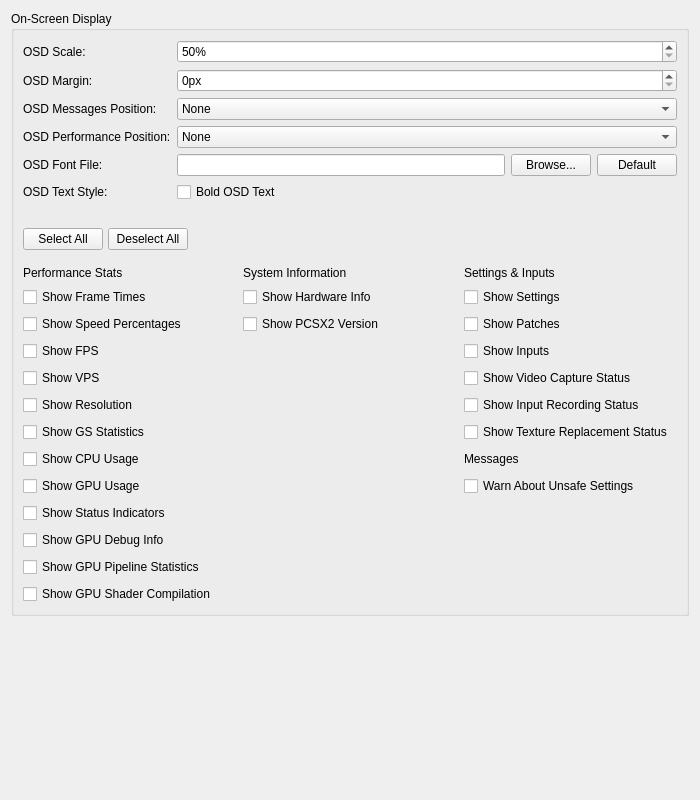
<?xml version="1.0" encoding="UTF-8"?>
<ui version="4.0">
 <class>OSDSettingsWidget</class>
 <widget class="QWidget" name="OSDSettingsWidget">
  <property name="geometry">
   <rect>
    <x>0</x>
    <y>0</y>
    <width>700</width>
    <height>800</height>
   </rect>
  </property>
  <property name="windowTitle">
   <string/>
  </property>
  <layout class="QVBoxLayout" name="verticalLayout">
   <item>
    <widget class="QGroupBox" name="layout">
     <property name="title">
      <string>On-Screen Display</string>
     </property>
     <layout class="QGridLayout" name="gridLayout">
      <item row="0" column="0">
       <widget class="QLabel" name="scaleLabel">
        <property name="text">
         <string>OSD Scale:</string>
        </property>
        <property name="buddy">
         <cstring>scale</cstring>
        </property>
       </widget>
      </item>
      <item row="0" column="1">
       <widget class="QSpinBox" name="scale">
        <property name="sizePolicy">
         <sizepolicy hsizetype="MinimumExpanding" vsizetype="Fixed">
          <horstretch>0</horstretch>
          <verstretch>0</verstretch>
         </sizepolicy>
        </property>
        <property name="suffix">
         <string>%</string>
        </property>
        <property name="minimum">
         <number>50</number>
        </property>
        <property name="maximum">
         <number>500</number>
        </property>
       </widget>
      </item>
      <item row="1" column="0">
       <widget class="QLabel" name="marginLabel">
        <property name="text">
         <string>OSD Margin:</string>
        </property>
        <property name="buddy">
         <cstring>margin</cstring>
        </property>
       </widget>
      </item>
      <item row="1" column="1">
       <widget class="QSpinBox" name="margin">
        <property name="sizePolicy">
         <sizepolicy hsizetype="MinimumExpanding" vsizetype="Fixed">
          <horstretch>0</horstretch>
          <verstretch>0</verstretch>
         </sizepolicy>
        </property>
        <property name="suffix">
         <string>px</string>
        </property>
        <property name="minimum">
         <number>0</number>
        </property>
        <property name="maximum">
         <number>100</number>
        </property>
       </widget>
      </item>
      <item row="2" column="0">
       <widget class="QLabel" name="messagesPosLabel">
        <property name="text">
         <string>OSD Messages Position:</string>
        </property>
        <property name="buddy">
         <cstring>messagesPos</cstring>
        </property>
       </widget>
      </item>
      <item row="2" column="1">
       <widget class="QComboBox" name="messagesPos">
        <item>
         <property name="text">
          <string>None</string>
         </property>
        </item>
        <item>
         <property name="text">
          <string>Top Left (Default)</string>
         </property>
        </item>
        <item>
         <property name="text">
          <string>Top Center</string>
         </property>
        </item>
        <item>
         <property name="text">
          <string>Top Right</string>
         </property>
        </item>
        <item>
         <property name="text">
          <string>Center Left</string>
         </property>
        </item>
        <item>
         <property name="text">
          <string>Center</string>
         </property>
        </item>
        <item>
         <property name="text">
          <string>Center Right</string>
         </property>
        </item>
        <item>
         <property name="text">
          <string>Bottom Left</string>
         </property>
        </item>
        <item>
         <property name="text">
          <string>Bottom Center</string>
         </property>
        </item>
        <item>
         <property name="text">
          <string>Bottom Right</string>
         </property>
        </item>
       </widget>
      </item>
      <item row="3" column="0">
       <widget class="QLabel" name="performancePosLabel">
        <property name="text">
         <string>OSD Performance Position:</string>
        </property>
        <property name="buddy">
         <cstring>performancePos</cstring>
        </property>
       </widget>
      </item>
      <item row="3" column="1">
       <widget class="QComboBox" name="performancePos">
        <item>
         <property name="text">
          <string>None</string>
         </property>
        </item>
        <item>
         <property name="text">
          <string>Top Left</string>
         </property>
        </item>
        <item>
         <property name="text">
          <string>Top Center</string>
         </property>
        </item>
        <item>
         <property name="text">
          <string>Top Right (Default)</string>
         </property>
        </item>
        <item>
         <property name="text">
          <string>Center Left</string>
         </property>
        </item>
        <item>
         <property name="text">
          <string>Center</string>
         </property>
        </item>
        <item>
         <property name="text">
          <string>Center Right</string>
         </property>
        </item>
        <item>
         <property name="text">
          <string>Bottom Left</string>
         </property>
        </item>
        <item>
         <property name="text">
          <string>Bottom Center</string>
         </property>
        </item>
        <item>
         <property name="text">
          <string>Bottom Right</string>
         </property>
        </item>
       </widget>
      </item>
      <item row="4" column="0">
       <widget class="QLabel" name="osdFontPathLabel">
        <property name="text">
         <string>OSD Font File:</string>
        </property>
        <property name="buddy">
         <cstring>osdFontPath</cstring>
        </property>
       </widget>
      </item>
      <item row="4" column="1">
       <layout class="QHBoxLayout" name="osdFontPathLayout">
        <item>
         <widget class="QLineEdit" name="osdFontPath">
          <property name="readOnly">
           <bool>true</bool>
          </property>
         </widget>
        </item>
        <item>
         <widget class="QPushButton" name="browseOsdFontPath">
          <property name="text">
           <string>Browse...</string>
          </property>
         </widget>
        </item>
        <item>
         <widget class="QPushButton" name="clearOsdFontPath">
          <property name="text">
           <string>Default</string>
          </property>
         </widget>
        </item>
       </layout>
      </item>
      <item row="5" column="0">
       <widget class="QLabel" name="boldTextLabel">
        <property name="text">
         <string>OSD Text Style:</string>
        </property>
        <property name="buddy">
         <cstring>boldText</cstring>
        </property>
       </widget>
      </item>
      <item row="5" column="1">
       <widget class="QCheckBox" name="boldText">
        <property name="text">
         <string>Bold OSD Text</string>
        </property>
       </widget>
      </item>
      <item row="7" column="0" colspan="2">
       <spacer name="checkboxSpacer">
        <property name="orientation">
         <enum>Qt::Orientation::Vertical</enum>
        </property>
        <property name="sizeType">
         <enum>QSizePolicy::Policy::Fixed</enum>
        </property>
        <property name="sizeHint" stdset="0">
         <size>
          <width>20</width>
          <height>20</height>
         </size>
        </property>
       </spacer>
      </item>
      <item row="8" column="0" colspan="2">
       <layout class="QHBoxLayout" name="selectButtonsLayout">
        <property name="spacing">
         <number>5</number>
        </property>
        <item>
         <widget class="QPushButton" name="selectAllButton">
          <property name="sizePolicy">
           <sizepolicy hsizetype="Minimum" vsizetype="Fixed">
            <horstretch>0</horstretch>
            <verstretch>0</verstretch>
           </sizepolicy>
          </property>
          <property name="text">
           <string>Select All</string>
          </property>
         </widget>
        </item>
        <item>
         <widget class="QPushButton" name="deselectAllButton">
          <property name="sizePolicy">
           <sizepolicy hsizetype="Minimum" vsizetype="Fixed">
            <horstretch>0</horstretch>
            <verstretch>0</verstretch>
           </sizepolicy>
          </property>
          <property name="text">
           <string>Deselect All</string>
          </property>
         </widget>
        </item>
        <item>
         <spacer name="horizontalSpacer">
          <property name="orientation">
           <enum>Qt::Orientation::Horizontal</enum>
          </property>
          <property name="sizeHint" stdset="0">
           <size>
            <width>40</width>
            <height>20</height>
           </size>
          </property>
         </spacer>
        </item>
       </layout>
      </item>
      <item row="9" column="0" colspan="2">
       <layout class="QGridLayout" name="optionLayout" rowstretch="0,0,0,0,0,0,0,0,0,0,0,0,0">
        <property name="sizeConstraint">
         <enum>QLayout::SizeConstraint::SetDefaultConstraint</enum>
        </property>
        <property name="topMargin">
         <number>10</number>
        </property>
        <property name="spacing">
         <number>7</number>
        </property>
        <item row="7" column="2">
         <widget class="QLabel" name="warningLabel">
          <property name="text">
           <string>Messages</string>
          </property>
         </widget>
        </item>
        <item row="2" column="2">
         <widget class="QCheckBox" name="showPatches">
          <property name="text">
           <string>Show Patches</string>
          </property>
         </widget>
        </item>
        <item row="1" column="0">
         <widget class="QCheckBox" name="showFrameTimes">
          <property name="text">
           <string>Show Frame Times</string>
          </property>
         </widget>
        </item>
        <item row="3" column="0">
         <widget class="QCheckBox" name="showFPS">
          <property name="text">
           <string>Show FPS</string>
          </property>
         </widget>
        </item>
        <item row="6" column="2">
         <widget class="QCheckBox" name="showTextureReplacements">
          <property name="text">
           <string>Show Texture Replacement Status</string>
          </property>
         </widget>
        </item>
        <item row="5" column="2">
         <widget class="QCheckBox" name="showInputRec">
          <property name="text">
           <string>Show Input Recording Status</string>
          </property>
         </widget>
        </item>
        <item row="4" column="2">
         <widget class="QCheckBox" name="showVideoCapture">
          <property name="text">
           <string>Show Video Capture Status</string>
          </property>
         </widget>
        </item>
        <item row="4" column="0">
         <widget class="QCheckBox" name="showVPS">
          <property name="text">
           <string>Show VPS</string>
          </property>
         </widget>
        </item>
        <item row="1" column="1">
         <widget class="QCheckBox" name="showHardwareInfo">
          <property name="text">
           <string>Show Hardware Info</string>
          </property>
         </widget>
        </item>
        <item row="1" column="2">
         <widget class="QCheckBox" name="showSettings">
          <property name="text">
           <string>Show Settings</string>
          </property>
         </widget>
        </item>
        <item row="2" column="0">
         <widget class="QCheckBox" name="showSpeedPercentages">
          <property name="text">
           <string>Show Speed Percentages</string>
          </property>
         </widget>
        </item>
        <item row="0" column="2">
         <widget class="QLabel" name="Column2_SettingsAndInputs">
          <property name="text">
           <string>Settings &amp; Inputs</string>
          </property>
         </widget>
        </item>
        <item row="6" column="0">
         <widget class="QCheckBox" name="showGSStats">
          <property name="text">
           <string>Show GS Statistics</string>
          </property>
         </widget>
        </item>
        <item row="10" column="0">
         <widget class="QCheckBox" name="showDebugGPU">
          <property name="text">
           <string>Show GPU Debug Info</string>
          </property>
         </widget>
        </item>
        <item row="9" column="0">
         <widget class="QCheckBox" name="showStatusIndicators">
          <property name="text">
           <string>Show Status Indicators</string>
          </property>
         </widget>
        </item>
        <item row="11" column="0">
         <widget class="QCheckBox" name="showStatsGPU">
          <property name="text">
           <string>Show GPU Pipeline Statistics</string>
          </property>
         </widget>
        </item>
        <item row="2" column="1">
         <widget class="QCheckBox" name="showVersion">
          <property name="text">
           <string>Show PCSX2 Version</string>
          </property>
         </widget>
        </item>
        <item row="5" column="0">
         <widget class="QCheckBox" name="showResolution">
          <property name="text">
           <string>Show Resolution</string>
          </property>
         </widget>
        </item>
        <item row="7" column="0">
         <widget class="QCheckBox" name="showUsageCPU">
          <property name="text">
           <string>Show CPU Usage</string>
          </property>
         </widget>
        </item>
        <item row="8" column="2">
         <widget class="QCheckBox" name="warnAboutUnsafeSettings">
          <property name="text">
           <string>Warn About Unsafe Settings</string>
          </property>
         </widget>
        </item>
        <item row="3" column="2">
         <widget class="QCheckBox" name="showInputs">
          <property name="text">
           <string>Show Inputs</string>
          </property>
         </widget>
        </item>
        <item row="8" column="0">
         <widget class="QCheckBox" name="showUsageGPU">
          <property name="text">
           <string>Show GPU Usage</string>
          </property>
         </widget>
        </item>
        <item row="0" column="0">
         <widget class="QLabel" name="Column0_PerformanceAndStats">
          <property name="text">
           <string>Performance Stats</string>
          </property>
         </widget>
        </item>
        <item row="0" column="1">
         <widget class="QLabel" name="Column1_SystemInformation">
          <property name="text">
           <string>System Information</string>
          </property>
         </widget>
        </item>
        <item row="12" column="0">
         <widget class="QCheckBox" name="showStatsGPUShaders">
          <property name="text">
           <string>Show GPU Shader Compilation</string>
          </property>
         </widget>
        </item>
       </layout>
      </item>
     </layout>
    </widget>
   </item>
   <item>
    <spacer name="verticalSpacer">
     <property name="orientation">
      <enum>Qt::Orientation::Vertical</enum>
     </property>
     <property name="sizeHint" stdset="0">
      <size>
       <width>20</width>
       <height>0</height>
      </size>
     </property>
    </spacer>
   </item>
  </layout>
 </widget>
 <tabstops>
  <tabstop>scale</tabstop>
  <tabstop>margin</tabstop>
  <tabstop>messagesPos</tabstop>
  <tabstop>performancePos</tabstop>
  <tabstop>boldText</tabstop>
  <tabstop>osdFontPath</tabstop>
  <tabstop>browseOsdFontPath</tabstop>
  <tabstop>clearOsdFontPath</tabstop>
  <tabstop>selectAllButton</tabstop>
  <tabstop>deselectAllButton</tabstop>
  <tabstop>showSpeedPercentages</tabstop>
  <tabstop>showFPS</tabstop>
  <tabstop>showVPS</tabstop>
  <tabstop>showResolution</tabstop>
  <tabstop>showGSStats</tabstop>
  <tabstop>showUsageCPU</tabstop>
  <tabstop>showUsageGPU</tabstop>
  <tabstop>showStatsGPU</tabstop>
  <tabstop>showStatusIndicators</tabstop>
  <tabstop>showFrameTimes</tabstop>
 </tabstops>
 <resources/>
 <connections/>
</ui>
